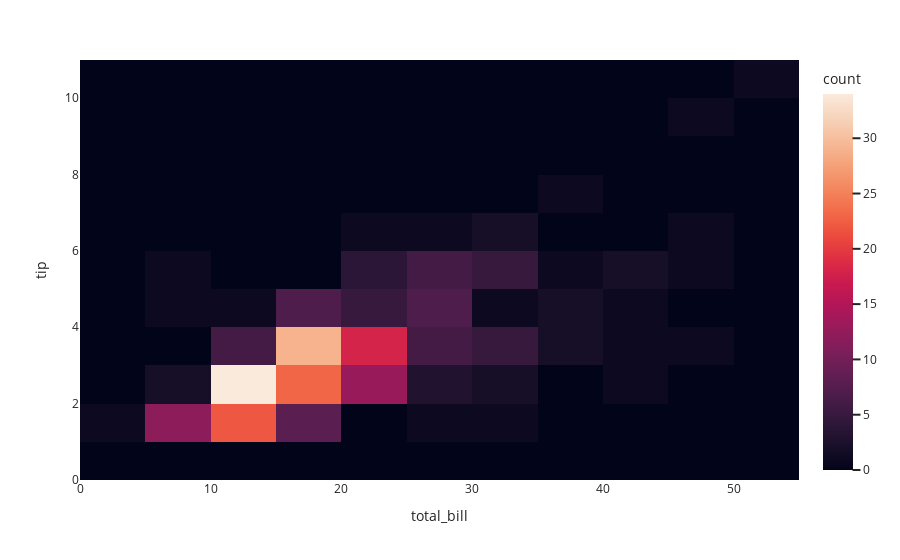

Source (notebook cell):
### Code cell
# Density heatmap
# 두 변수에 대한 관계를 밀도

fig = px.density_heatmap(tips, x="total_bill", y="tip")
fig.show()

### Figure 1 — Plotly figure (JSON) as saved in the notebook; plotly's stock layout.template omitted (floating-point values rounded to 4 significant figures; data arrays with more than 128 entries replaced by an {"elided": "..."} marker saying what was removed)
{"data": [{"coloraxis": "coloraxis", "hovertemplate": "total_bill=%{x}<br>tip=%{y}<br>count=%{z}<extra></extra>", "name": "", "type": "histogram2d", "x": {"elided": "244 float values"}, "xaxis": "x", "xbingroup": "x", "y": {"elided": "244 float values"}, "yaxis": "y", "ybingroup": "y"}], "layout": {"coloraxis": {"colorbar": {"title": {"text": "count"}}, "colorscale": [[0, "rgb(2,4,25)"], [0.0625, "rgb(24,15,41)"], [0.125, "rgb(47,23,57)"], [0.1875, "rgb(71,28,72)"], [0.25, "rgb(97,30,82)"], [0.3125, "rgb(123,30,89)"], [0.375, "rgb(150,27,91)"], [0.4375, "rgb(177,22,88)"], [0.5, "rgb(203,26,79)"], [0.5625, "rgb(223,47,67)"], [0.625, "rgb(236,76,61)"], [0.6875, "rgb(242,107,73)"], [0.75, "rgb(244,135,95)"], [0.8125, "rgb(245,162,122)"], [0.875, "rgb(246,188,153)"], [0.9375, "rgb(247,212,187)"], [1, "rgb(250,234,220)"]]}, "legend": {"tracegroupgap": 0}, "margin": {"t": 60}, "xaxis": {"anchor": "y", "domain": [0, 1], "title": {"text": "total_bill"}}, "yaxis": {"anchor": "x", "domain": [0, 1], "title": {"text": "tip"}}}}
